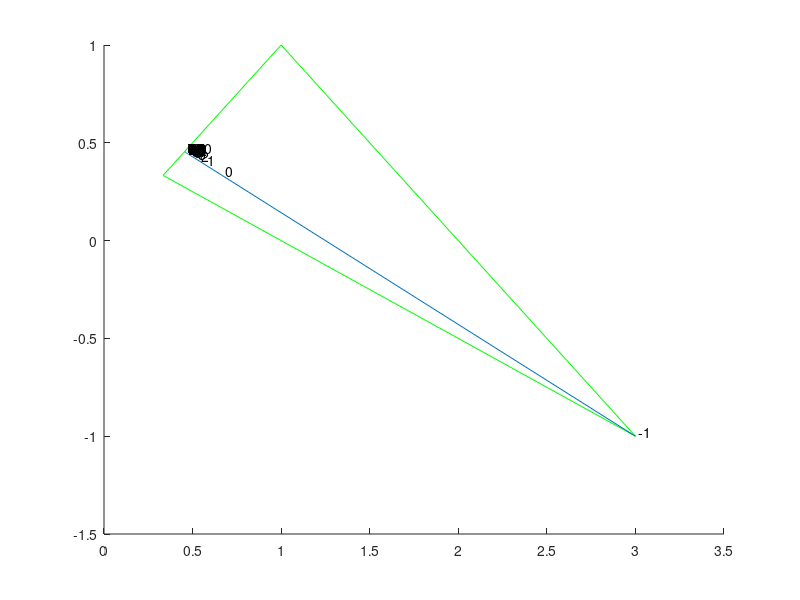

The MATLAB source for this figure:
%DW     Script for investigation of the effect of
%       change of weight on the solution

%Kai Borre 11-05-96
%Copyright (c) by Kai Borre
%$Revision: 1.0 $  $Date: 1997/09/26  $

A = [1 1; 1 2; -1 1];
b = [2; 1; 0];
C = diag([ 1 2 1]);
x = inv(A'*C*A)*A'*C*b;
r = A*x-b;
sol = [];
for deltaC = -1:100     % -1 is the weight that eliminates the obs.
   dx = -inv(A'*C*A + A(3,:)'*deltaC*A(3,:)) * A(3,:)'*deltaC*r(3,1);
   sol = [sol x+dx];
end
clf
figure(1);
hold on
plot([1/3  1  3 1/3],[1/3 1 -1 1/3],'g')
plot(sol(1,:),sol(2,:))
for i = 1:102
   st = num2str(i-2);
   text(sol(1,i)+.02,sol(2,i)+.02,st)
end
zoom
hold off
print -deps dw.eps
deltaC = 10.e10;
dinf = -inv(A'*C*A + A(3,:)'*deltaC*A(3,:)) * A(3,:)'*deltaC*r(3,1);
solinf = x+dinf
%%%%%%%%%%%%%%%%%%% end dw.m %%%%%%%%%%%%%%%%%
